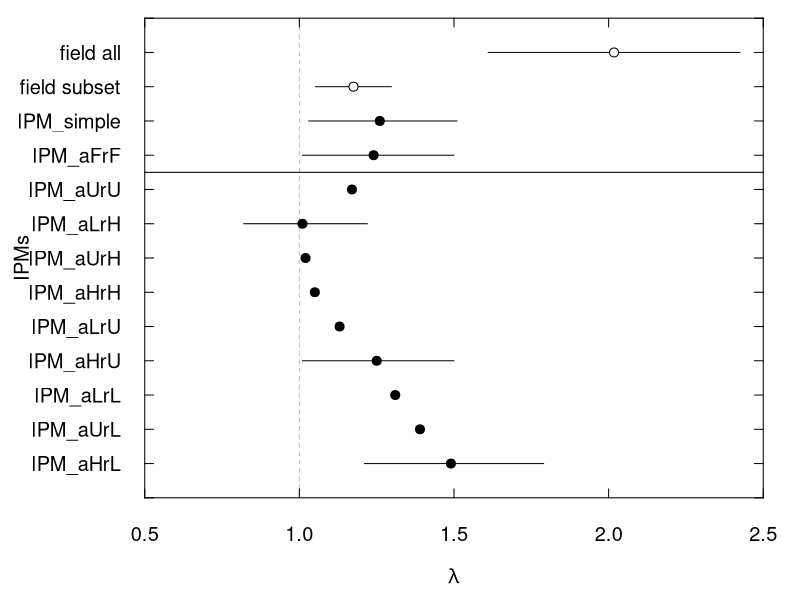

The R source for this figure:
### Will King
### Ch 3 - population model for B. glandula, IPM

# ---- load data and packages ----
library(scales)

lambdas <- read.csv('ch3_IPM_compare_lambdas.csv', header = T)
lambdas.model <- lambdas[lambdas$type == 'IPM', ]

# ---- adjust data and calculate terms ----

## order lambdas.model
# display data in order of: field, then uniform, then from lowest to highest lambda

moop <- lambdas.model[-c(1:3), ]
meep <- moop[order(moop$lambda), ]
lambdas.model <- rbind(lambdas.model[1:3, ], meep)
rm(moop, meep)

# make continuous variable for easier plotting
lambdas.model$cont <- seq(1:length(lambdas.model$lambda))

# calculate field mean and se with all data included
lambda.field.all_mean <- mean(lambdas$lambda[lambdas$type == 'field'])
lambda.field.all_se <- sd(lambdas$lambda[lambdas$type == 'field'])/sqrt(12)
lambda.field.all_serange <- c(lambda.field.all_mean - lambda.field.all_se # lower
                              , lambda.field.all_mean + lambda.field.all_se # upper
)

# calculate field mean and se with lambdas 2.00 or greater excluded (4 points excluded)
lambda.field.subset_mean <- mean(lambdas$lambda[lambdas$type == 'field' & lambdas$lambda < 2])
lambda.field.subset_se <- sd(lambdas$lambda[lambdas$type == 'field'& lambdas$lambda < 2])/sqrt(9)
lambda.field.subset_serange <- c(lambda.field.subset_mean - lambda.field.subset_se # lower
                              , lambda.field.subset_mean + lambda.field.subset_se # upper
)


# ---- plot: vertical style ----

pdf('plots/compare_lambdas.pdf', width = 5, height = 7)
par(xpd = NA
    , cex = 1.2
    , mar = c(5, 5, 1.5, 0.5)
)

## blank plot
plot(cont ~ lambda
     , data = lambdas.model
     , ylim = c(max(cont), min(cont)-2)
     , xlim = c(0.5, 2.5)
     , type = 'n'
     , axes = F
     , xlab = ''
     , ylab = ''
)

## add line of zero population growth
lines(x = c(1, 1)
      , y = c(min(lambdas.model$cont)-3, max(lambdas.model$cont)+1)
      , col = 'gray'
      , lty = 2
)

## add line separating comparisons you want to make
lines(x = c(0.5, 2.5)
      , y = c(2.5, 2.5)
      # , col = 'gray'
      # , lty = 2
)

# mean and se of all field lambdas
lines(y = c(min(lambdas.model$cont) - 2, min(lambdas.model$cont) - 2)
      , x = c(lambda.field.all_serange[1], lambda.field.all_serange[2])
)
points(y = min(lambdas.model$cont) - 2
       , x = lambda.field.all_mean
       , pch = 21
       , bg = 'white'
)

# mean and se of field lambdas < 2
lines(y = c(min(lambdas.model$cont) - 1, min(lambdas.model$cont) - 1)
      , x = c(lambda.field.subset_serange[1], lambda.field.subset_serange[2])
)
points(y = min(lambdas.model$cont) - 1
       , x = lambda.field.subset_mean
       , pch = 21
       , bg = 'white'
)

## 95% CIs of model lambdas
for (i in min(lambdas.model$cont):max(lambdas.model$cont)){
  lines(y = c(i, i)
        , x = c(lambdas.model$confint95_lower[lambdas.model$cont == i]
                , lambdas.model$confint95_upper[lambdas.model$cont == i])
  )
}

## model lambdas in black
points(cont ~ lambda
       , data = lambdas.model
       , xlim = c(0.5, 2.5)
       , ylim = c(min(cont)-2, max(cont))
       , col = 'black'
       , pch = 19
)


# axes and axes labels



axis(1
     , las = 1
     , pos = max(lambdas.model$cont) + 1
     , tck = 0.02
)
axis(2 
     , at = seq(from = min(lambdas.model$cont) - 3
                , to = max(lambdas.model$cont) + 1
                , by = 1)
     , pos = 0.5
     , tck = 0.02
     , labels = c('', 'field all', 'field subset', as.character(lambdas.model$scenario), '')
     , las = 2
)
axis(3
     , las = 1
     , pos = min(lambdas.model$cont) - 3
     , tck = 0.02
     , labels = F
)

axis(4
     , at = seq(from = min(lambdas.model$cont) - 3
                , to = max(lambdas.model$cont) + 1
                , by = 1)
     , pos = 2.5
     , tck = 0.02
     , labels = F
)


mtext(expression(lambda)
      , side = 1
      , line = 3.5
      , cex = 1.2
)

mtext('IPMs'
      , side = 2
      , line = 3.6
      , cex = 1.2
)

lines(y = c(min(lambdas.model$cont), 4.3)
      , x = c(-0.15, -0.15)
)

lines(y = c(5.7, max(lambdas.model$cont))
      , x = c(-0.15, -0.15)
)

dev.off()

# ---- graveyard ----
# # ---- plot: horizontal style ----
# 
# ## blank plot
# plot(lambda ~ cont
#      , data = lambdas.model
#      , ylim = c(0.5, 2.5)
#      , xlim = c(min(cont)-2, max(cont))
#      , type = 'n'
#      , axes = F
#      , xlab = ''
#      , ylab = ''
#      )
# 
# ## add line of zero population growth
# lines(x = c(min(lambdas.model$cont)-3, max(lambdas.model$cont)+1)
#       , y = c(1, 1)
#       , col = 'gray'
#       , lty = 2
# )
# 
# # mean and se of all field lambdas
# lines(x = c(min(lambdas.model$cont) - 2, min(lambdas.model$cont) - 2)
#       , y = c(lambda.field.all_serange[1], lambda.field.all_serange[2])
# )
# points(x = min(lambdas.model$cont) - 2
#        , y = lambda.field.all_mean
#        , pch = 21
#        , bg = 'white'
# )
# 
# # mean and se of field lambdas < 2
# lines(x = c(min(lambdas.model$cont) - 1, min(lambdas.model$cont) - 1)
#       , y = c(lambda.field.subset_serange[1], lambda.field.subset_serange[2])
# )
# points(x = min(lambdas.model$cont) - 1
#        , y = lambda.field.subset_mean
#        , pch = 21
#        , bg = 'white'
# )
# 
# ## 95% CIs of model lambdas
# for (i in min(lambdas.model$cont):max(lambdas.model$cont)){
#   lines(x = c(i, i)
#         , y = c(lambdas.model$confint95_lower[lambdas.model$cont == i]
#                 , lambdas.model$confint95_upper[lambdas.model$cont == i])
#   )
# }
# 
# ## model lambdas in black
# points(lambda ~ cont
#        , data = lambdas.model
#        , ylim = c(0.5, 2.5)
#        , xlim = c(min(cont)-2, max(cont))
#        , col = 'black'
#        , pch = 19
# )
# 
# 
# # axes and axes labels
# axis(1 
#      , at = seq(from = min(lambdas.model$cont) - 3
#                 , to = max(lambdas.model$cont) + 1
#                 , by = 1)
#      , pos = 0.5
#      , tck = 0.02
#      , labels = c('', 'field all', 'field subset', as.character(lambdas.model$scenario), '')
#      , las = 2
# )
# axis(2
#      , las = 1
#      , pos = min(lambdas.model$cont) - 3
#      , tck = 0.02
# )
# axis(3
#      , at = seq(from = min(lambdas.model$cont) - 3
#                 , to = max(lambdas.model$cont) + 1
#                 , by = 1)
#      , pos = 2.5
#      , tck = 0.02
#      , labels = F
# )
# axis(4
#      , las = 1
#      , pos = max(lambdas.model$cont) + 1
#      , tck = 0.02
#      , labels = F
# )
# 
# 
# mtext('Lambda'
#       , side = 2
#       , line = 3
#       , cex = 1.2
# )

# ---- subscripts ----
# ## make vector of nice axes labels
# lamlabels <- c(''
#                , 'field all'
#                , 'field subset'
#                , expression(IPM[size-only])
#                , expression(IPM[aFrF])
#                , expression(IPM[aUrU])
#                , expression(IPM[aLrH])
#                , expression(IPM[aUrH])
#                , expression(IPM[aHrH])
#                , expression(IPM[aLrU])
#                , expression(IPM[aHrU])
#                , expression(IPM[aLrL])
#                , expression(IPM[aUrL])
#                , expression(IPM[aHrL])
#                , ''
# )
